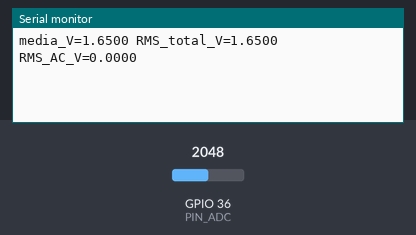
Recording of a sketch running on a simulated ESP32. Shown: the last lines printed to the serial monitor. Inputs (shaded band) come from the test bench; at power-on: GPIO 36 (PIN_ADC) = 2048.

Above: at 1.2 s.
1.3 s: GPIO 36 (PIN_ADC) set to 2866
At 2.6 s:
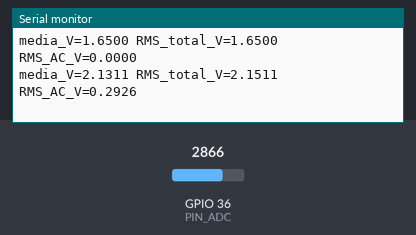
2.8 s: GPIO 36 (PIN_ADC) set to 3603
At 3.4 s:
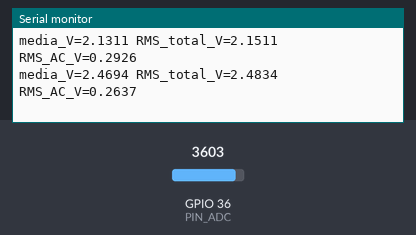
Timing chart, 0 to 5.8 s (numbered marks = the images above; inputs shaded):
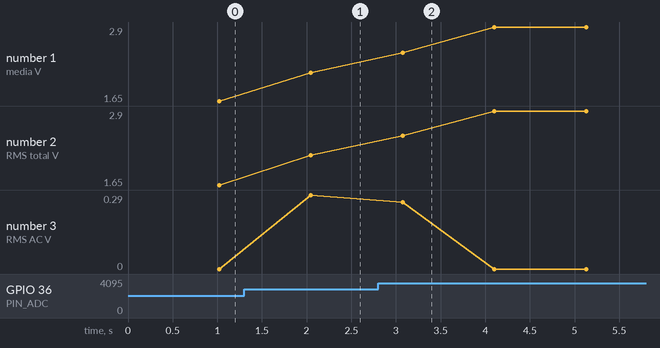

The sketch:

S4_A6_RMS_Offset.ino
```cpp
/* Semana 4 · A6. RMS total y RMS alterna de onda con offset DC.
   Fuente segura 0..3.0 V en GPIO36; ventana de N muestras.
   RMS_ac = sqrt(E[x²]-E[x]²); RMS_total=sqrt(E[x²]).
*/
#include <Arduino.h>
#include <math.h>
constexpr int PIN_ADC=36, N=200;
uint32_t count=0;double sum=0,sumSq=0;
void setup(){Serial.begin(115200);analogSetPinAttenuation(PIN_ADC,ADC_11db);}
void loop(){
  float v=analogReadMilliVolts(PIN_ADC)*0.001f;
  sum+=v;sumSq+=(double)v*v;count++;
  if(count>=N){
    double mu=sum/N;double rmsTotal=sqrt(sumSq/N);
    double rmsAC=sqrt(fmax(0.0,sumSq/N-mu*mu));
    Serial.print("media_V=");Serial.print(mu,4);
    Serial.print(" RMS_total_V=");Serial.print(rmsTotal,4);
    Serial.print(" RMS_AC_V=");Serial.println(rmsAC,4);
    count=0;sum=0;sumSq=0;
  }
  delay(5); // periodo nominal, no garantizado. Verificar fs real.
}
```

Measured:
- after the input at 1.3 s, the serial monitor: prints a new line after 0.75 s (image 1)
- after the input at 2.8 s, the serial monitor: prints a new line after 0.27 s (image 2)
- plotted number 1: 1.65 → 2.13 after the input at 1.3 s, 2.13 → 2.9 after the input at 2.8 s
- plotted number 2: 1.65 → 2.15 after the input at 1.3 s, 2.15 → 2.9 after the input at 2.8 s
- plotted number 3: 0 → 0.29 after the input at 1.3 s
